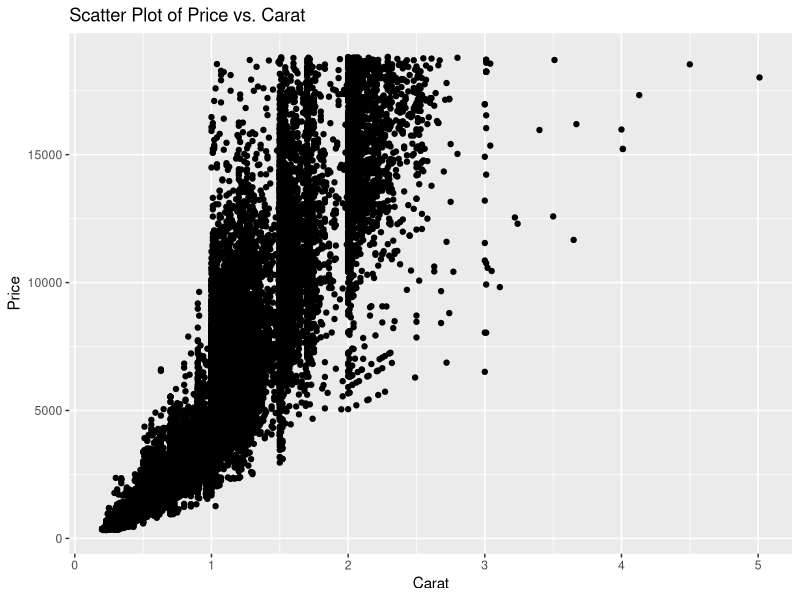

Here is the R script that generated this plot:
## ---- chunk 1
library(tidyverse)
## ---- chunk 2
### In this code chunk, start with the diamonds dataset (built in to
### ggplot2 package) and create a plot of price vs. carat (or some other
### variables of your choice)


# Load ggplot2 package
library(ggplot2)

# Load diamonds dataset
data(diamonds)

# Create a scatter plot of price vs. carat
diamond_plot <- ggplot(diamonds, aes(x = carat, y = price)) +
  geom_point() +
  labs(title = "Scatter Plot of Price vs. Carat",
       x = "Carat",
       y = "Price")

diamond_plot



## ---- chunk 3
### In this code chunk, start with the diamonds dataset (built in to
### ggplot2 package) and create a subset based on filtering, e.g., 
### size greater than 1 carat or cut is "Ideal"

new_diamonds <- diamonds %>% 
  filter(cut == "Premium")
  
## ---- chunk 4
### Both partners - delete this comment, then write some code here
### to plot, summarize, calculate something simple using the diamonds
### dataset (or anything you like, really)
## ---- chunk 5
### Both partners - delete this comment, then write some code here
### to plot, summarize, calculate something simple using the diamonds
### dataset (or anything you like, really)
